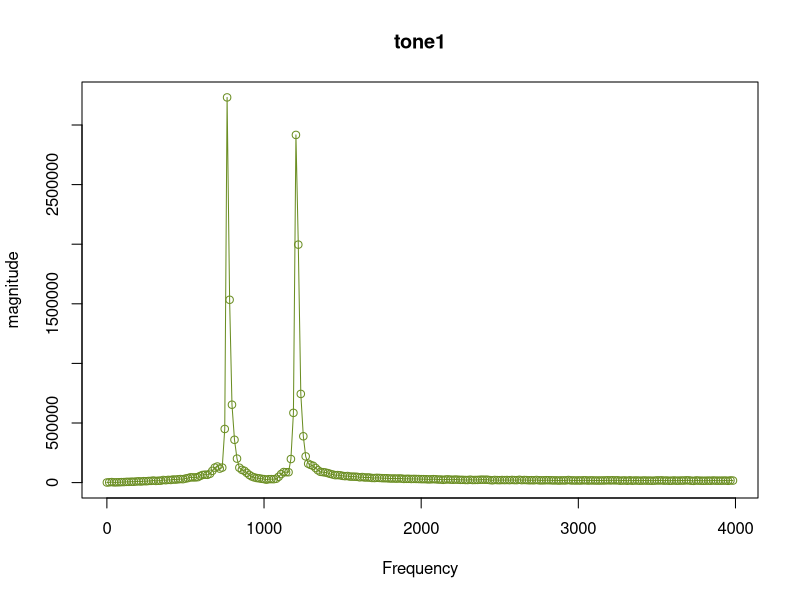
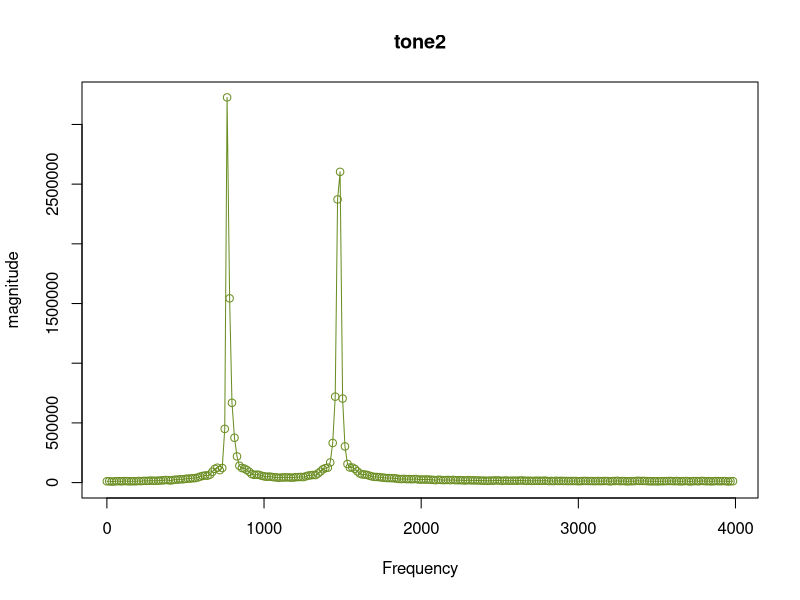
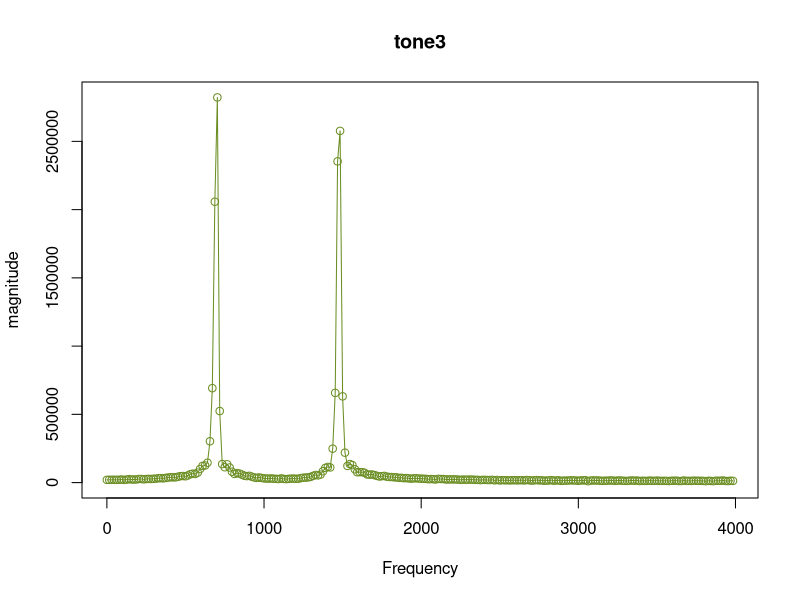
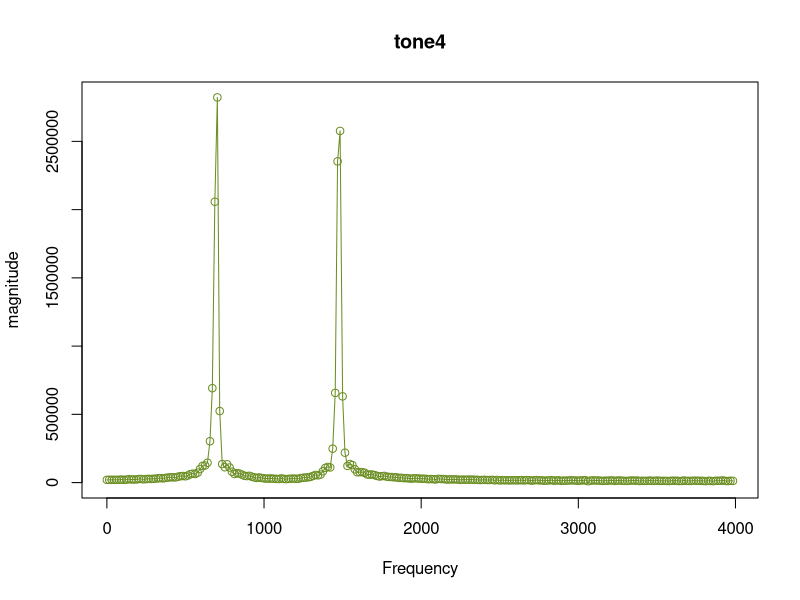
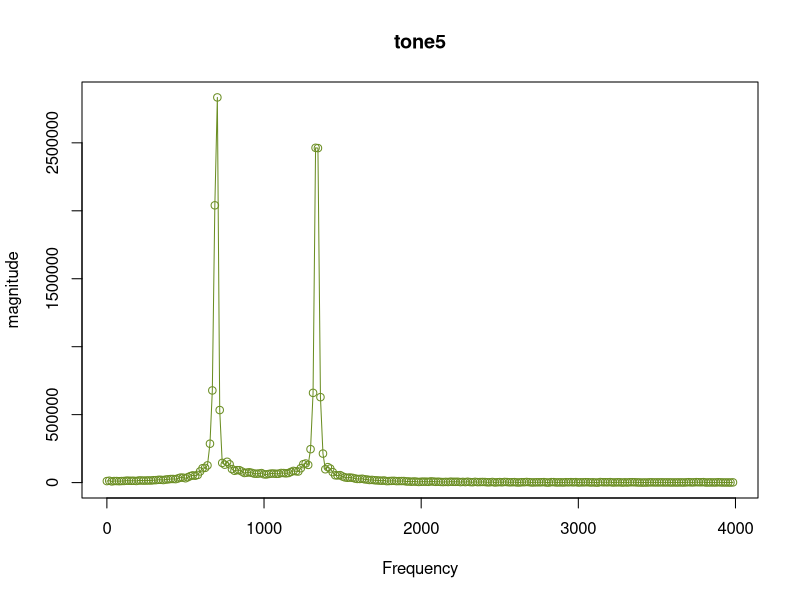
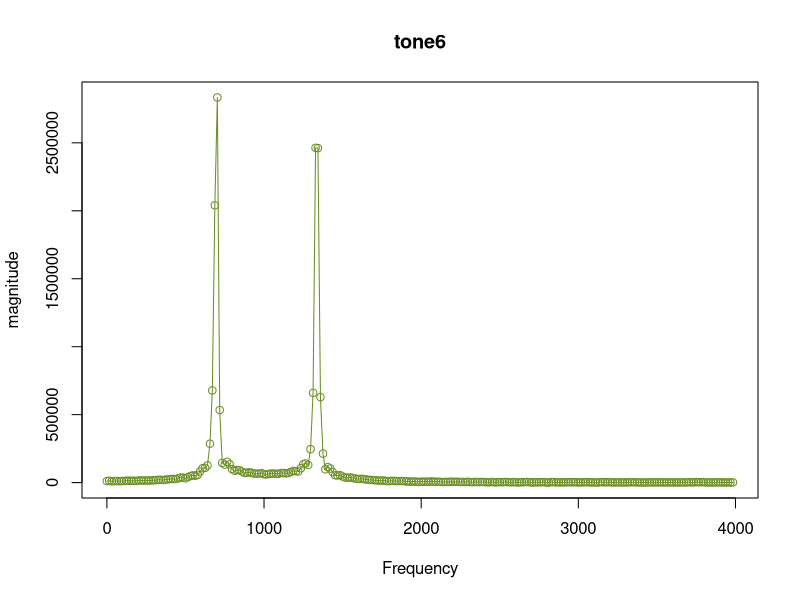
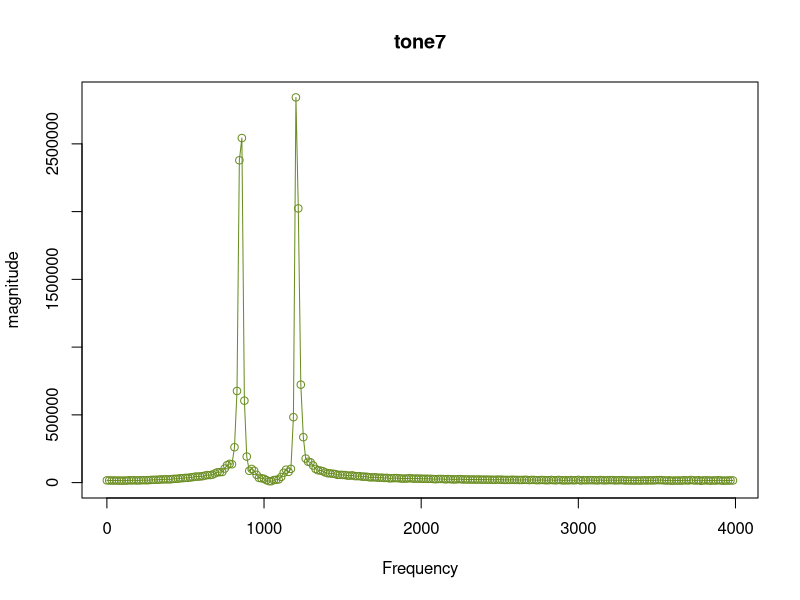

These figures' R source, in order:
tone1 <- read.table("result1.txt", header = TRUE, sep = " ")
plot(1,type='n',xlim=c(1,max(tone1$Frequency)),ylim=c(0, max(tone1$Magnitude)),xlab='Frequency', ylab='magnitude', main='tone1')
lines(tone1$Frequency,tone1$Magnitude,type='o',col='olivedrab',lwd=1)
tone2 <- read.table("result2.txt", header = TRUE, sep = " ")
plot(1,type='n',xlim=c(1,max(tone2$Frequency)),ylim=c(0, max(tone2$Magnitude)),xlab='Frequency', ylab='magnitude', main='tone2')
lines(tone2$Frequency,tone2$Magnitude,type='o',col='olivedrab',lwd=1)
tone3 <- read.table("result3.txt", header = TRUE, sep = " ")
plot(1,type='n',xlim=c(1,max(tone3$Frequency)),ylim=c(0, max(tone3$Magnitude)),xlab='Frequency', ylab='magnitude', main='tone3')
lines(tone3$Frequency,tone3$Magnitude,type='o',col='olivedrab',lwd=1)
tone4 <- read.table("result4.txt", header = TRUE, sep = " ")
plot(1,type='n',xlim=c(1,max(tone4$Frequency)),ylim=c(0, max(tone4$Magnitude)),xlab='Frequency', ylab='magnitude', main='tone4')
lines(tone4$Frequency,tone4$Magnitude,type='o',col='olivedrab',lwd=1)
tone5 <- read.table("result5.txt", header = TRUE, sep = " ")
plot(1,type='n',xlim=c(1,max(tone5$Frequency)),ylim=c(0, max(tone5$Magnitude)),xlab='Frequency', ylab='magnitude', main='tone5')
lines(tone5$Frequency,tone5$Magnitude,type='o',col='olivedrab',lwd=1)
tone6 <- read.table("result6.txt", header = TRUE, sep = " ")
plot(1,type='n',xlim=c(1,max(tone6$Frequency)),ylim=c(0, max(tone6$Magnitude)),xlab='Frequency', ylab='magnitude', main='tone6')
lines(tone6$Frequency,tone6$Magnitude,type='o',col='olivedrab',lwd=1)
tone7 <- read.table("result7.txt", header = TRUE, sep = " ")
plot(1,type='n',xlim=c(1,max(tone7$Frequency)),ylim=c(0, max(tone7$Magnitude)),xlab='Frequency', ylab='magnitude', main='tone7')
lines(tone7$Frequency,tone7$Magnitude,type='o',col='olivedrab',lwd=1)
